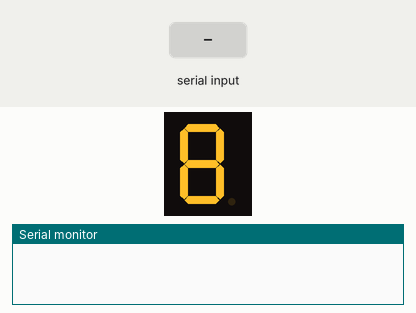
The sketch below on a simulated Arduino Uno, built with avr-gcc and run on an emulated ATmega328P. On the bench: 1-digit seven-segment display, the last lines printed to the serial monitor. Wiring (inferred from the names in the program): 1-digit 7-segment display, segments lit when LOW: segments pin 2, pin 3, pin 4, pin 5, pin 6, pin 7, pin 8. The inputs (shaded band) are chosen by the test bench. The segment pins are drawn as the display they are named for.

Above: at 1.2 s.
1.3 s: "1" received over the second serial link
At 1.6 s:
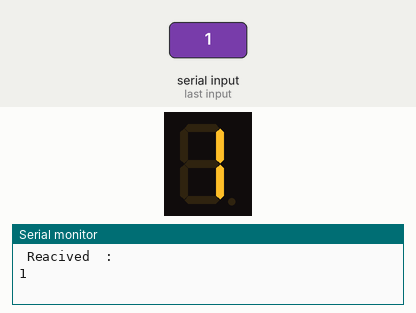
2.8 s: "2" received over the second serial link
At 3.9 s:
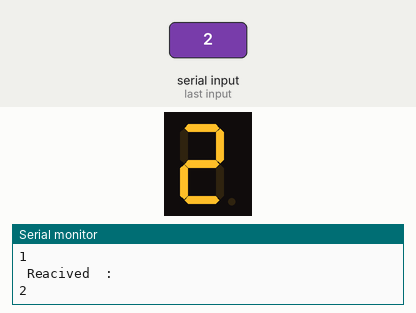
4.3 s: "3" received over the second serial link
At 5.1 s:
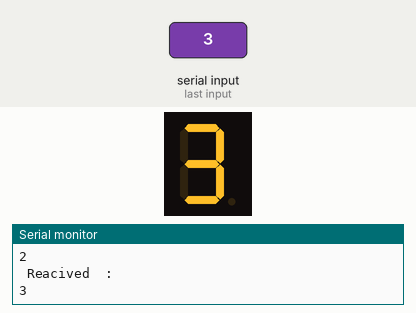
5.8 s: "4" received over the second serial link
At 6.2 s:
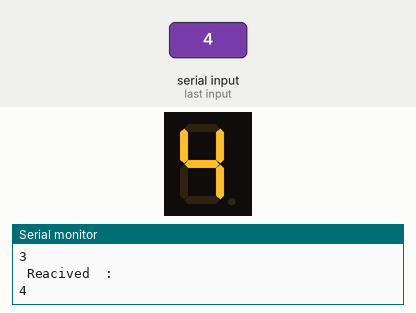
7.3 s: "5" received over the second serial link
At 8.5 s:
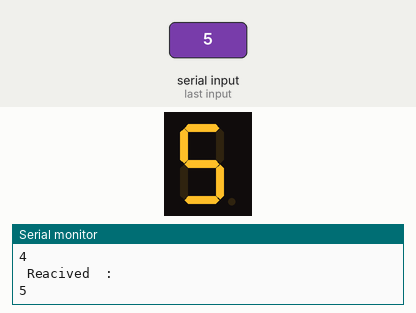
8.8 s: "6" received over the second serial link
At 9.7 s:
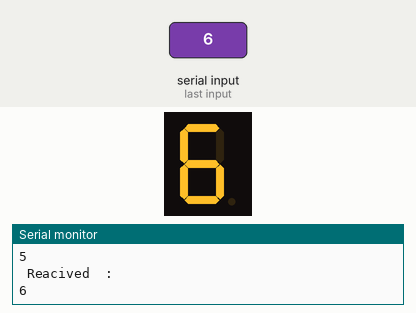
Timing chart, 0 to 11.3 s (numbered marks = the images above; inputs shaded):
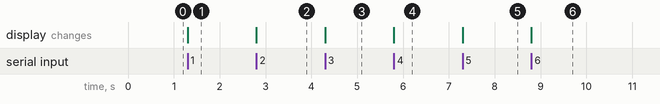

Measured:
- after the input at 1.3 s, the display: changes at once (image 1)
- after the input at 2.8 s, the display: changes at once (image 2)
- after the input at 4.3 s, the display: changes at once (image 3)
- after the input at 5.8 s, the display: changes at once (image 4)
- after the input at 7.3 s, the display: changes at once (image 5)
- after the input at 8.8 s, the display: changes at once (image 6)

The sketch:

Bluetooth_Seven_Segment.ino
```cpp
#include <SoftwareSerial.h>
SoftwareSerial bt(10,9); // RX TX It's Reversed...

// 7-Segment pins and diagram on how to connect

int a = 2;   //     a
int b = 3;   // f       b
int c = 4;   //     g
int e = 6;   // e       c
int d = 5;   //     d
int f = 7;
int g = 8;

void show_num(int x) {

  allOff();

  switch(x) {
    case 0:
      digitalWrite(a, LOW);
      digitalWrite(b, LOW);
      digitalWrite(c, LOW);
      digitalWrite(d, LOW);
      digitalWrite(e, LOW);
      digitalWrite(f, LOW);
      break;

    case 1:
      digitalWrite(b, LOW);
      digitalWrite(c, LOW);
      break;

    case 2:
      digitalWrite(a, LOW);
      digitalWrite(b, LOW);
      digitalWrite(d, LOW);
      digitalWrite(e, LOW);
      digitalWrite(g, LOW);
      break;

    case 3:
      digitalWrite(a, LOW);
      digitalWrite(b, LOW);
      digitalWrite(c, LOW);
      digitalWrite(d, LOW);
      digitalWrite(g, LOW);
      break;

    case 4:
      digitalWrite(b, LOW);
      digitalWrite(c, LOW);
      digitalWrite(f, LOW);
      digitalWrite(g, LOW);
      break;

    case 5:
      digitalWrite(a, LOW);
      digitalWrite(c, LOW);
      digitalWrite(d, LOW);
      digitalWrite(f, LOW);
      digitalWrite(g, LOW);
      break;

    case 6:
      digitalWrite(a, LOW);
      digitalWrite(c, LOW);
      digitalWrite(d, LOW);
      digitalWrite(e, LOW);
      digitalWrite(f, LOW);
      digitalWrite(g, LOW);
      break;

    case 7:
      digitalWrite(a, LOW);
      digitalWrite(b, LOW);
      digitalWrite(c, LOW);
      break;

    case 8:
      digitalWrite(a, LOW);
      digitalWrite(b, LOW);
      digitalWrite(c, LOW);
      digitalWrite(d, LOW);
      digitalWrite(e, LOW);
      digitalWrite(f, LOW);
      digitalWrite(g, LOW);
      break;

    case 9:
      digitalWrite(a, LOW);
      digitalWrite(b, LOW);
      digitalWrite(c, LOW);
      digitalWrite(d, LOW);
      digitalWrite(f, LOW);
      digitalWrite(g, LOW);
      break;

    default:
      allOff();
      break;
  }
}

void allOff() {
  digitalWrite(a, HIGH);
  digitalWrite(b, HIGH);
  digitalWrite(c, HIGH);
  digitalWrite(d, HIGH);
  digitalWrite(e, HIGH);
  digitalWrite(f, HIGH);
  digitalWrite(g, HIGH);
}

void setup() {
  // put your setup code here, to run once:
  Serial.begin(9600);
  bt.begin(9600);
  pinMode(a, OUTPUT);
  pinMode(b, OUTPUT);
  pinMode(c, OUTPUT);
  pinMode(d, OUTPUT);
  pinMode(e, OUTPUT);
  pinMode(f, OUTPUT);
  pinMode(g, OUTPUT);
}

void loop() {
  if(bt.available()){
    char data = bt.read();
    Serial.println("\n Reacived  :\n");
    Serial.println(data);
    if(data == '1'){
      show_num(1);
    }
    else if (data == '2'){
      show_num(2);
    }
    else if (data == '3'){
      show_num(3);
    }
    else if (data == '4'){
      show_num(4);
    }
    else if (data == '5'){
      show_num(5);
    }
    else if (data == '6'){
      show_num(6);
    }
    else if (data == '7'){
      show_num(7);
    }
    else if (data == '8'){
      show_num(8);
    }
    else if (data == '9'){
      show_num(9);
    }
    else {
      allOff();
    }
  }
}
```
